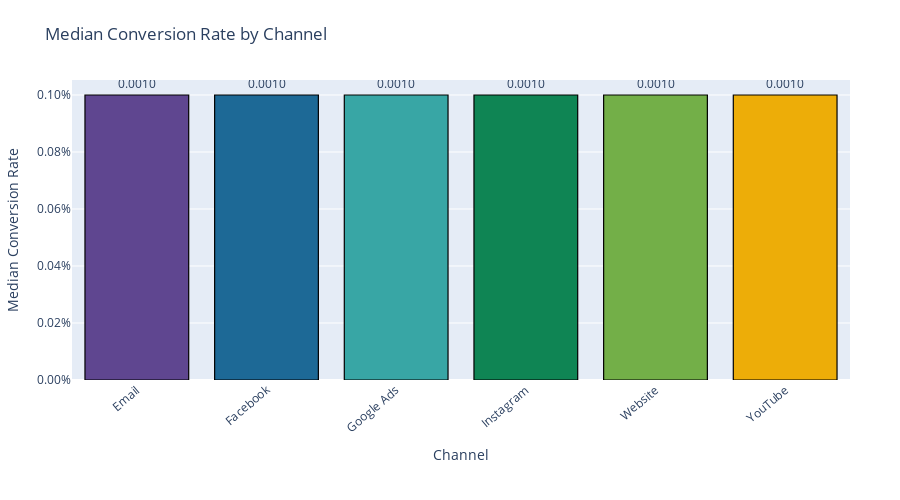

Here is the notebook cell this chart was saved with:
### Markdown cell above
## `B.Median Conversion Rate for Top Channels`

### Code cell
top_ch = channel_agg['channel_used'].tolist()
median_conv = (
    benchmarks[benchmarks['channel_used'].isin(top_ch)]
    .groupby('channel_used')['median_conversion_rate']
    .median()
    .reset_index()
    .sort_values('median_conversion_rate', ascending=False)
)

color_seq2 = px.colors.qualitative.Prism + px.colors.qualitative.Vivid

fig2 = px.bar(
    median_conv,
    x='channel_used',
    y='median_conversion_rate',
    text='median_conversion_rate',
    title='Median Conversion Rate by Channel',
    labels={'median_conversion_rate': 'Median Conversion Rate', 'channel_used': 'Channel'},
    color='channel_used',
    color_discrete_sequence=color_seq2
)

fig2.update_traces(
    texttemplate='%{text:.4f}',
    textposition='outside',
    marker_line_color='black',
    marker_line_width=1.2
)
fig2.update_layout(
    xaxis_tickangle=-40,
    margin=dict(t=80, b=120, l=50, r=50),
    yaxis_tickformat='.2%',
    yaxis_title='Median Conversion Rate',
    showlegend=False,
    height=500
)
fig2.show()

### Figure 1 — Plotly figure (JSON) as saved in the notebook; plotly's stock layout.template omitted (floating-point values rounded to 4 significant figures)
{"data": [{"hovertemplate": "Channel=%{x}<br>Median Conversion Rate=%{text}<extra></extra>", "legendgroup": "Email", "marker": {"color": "rgb(95, 70, 144)", "line": {"color": "black", "width": 1.2}, "pattern": {"shape": ""}}, "name": "Email", "orientation": "v", "showlegend": true, "text": [0.001], "textposition": "outside", "texttemplate": "%{text:.4f}", "type": "bar", "x": ["Email"], "xaxis": "x", "y": [0.001], "yaxis": "y"}, {"hovertemplate": "Channel=%{x}<br>Median Conversion Rate=%{text}<extra></extra>", "legendgroup": "Facebook", "marker": {"color": "rgb(29, 105, 150)", "line": {"color": "black", "width": 1.2}, "pattern": {"shape": ""}}, "name": "Facebook", "orientation": "v", "showlegend": true, "text": [0.001], "textposition": "outside", "texttemplate": "%{text:.4f}", "type": "bar", "x": ["Facebook"], "xaxis": "x", "y": [0.001], "yaxis": "y"}, {"hovertemplate": "Channel=%{x}<br>Median Conversion Rate=%{text}<extra></extra>", "legendgroup": "Google Ads", "marker": {"color": "rgb(56, 166, 165)", "line": {"color": "black", "width": 1.2}, "pattern": {"shape": ""}}, "name": "Google Ads", "orientation": "v", "showlegend": true, "text": [0.001], "textposition": "outside", "texttemplate": "%{text:.4f}", "type": "bar", "x": ["Google Ads"], "xaxis": "x", "y": [0.001], "yaxis": "y"}, {"hovertemplate": "Channel=%{x}<br>Median Conversion Rate=%{text}<extra></extra>", "legendgroup": "Instagram", "marker": {"color": "rgb(15, 133, 84)", "line": {"color": "black", "width": 1.2}, "pattern": {"shape": ""}}, "name": "Instagram", "orientation": "v", "showlegend": true, "text": [0.001], "textposition": "outside", "texttemplate": "%{text:.4f}", "type": "bar", "x": ["Instagram"], "xaxis": "x", "y": [0.001], "yaxis": "y"}, {"hovertemplate": "Channel=%{x}<br>Median Conversion Rate=%{text}<extra></extra>", "legendgroup": "Website", "marker": {"color": "rgb(115, 175, 72)", "line": {"color": "black", "width": 1.2}, "pattern": {"shape": ""}}, "name": "Website", "orientation": "v", "showlegend": true, "text": [0.001], "textposition": "outside", "texttemplate": "%{text:.4f}", "type": "bar", "x": ["Website"], "xaxis": "x", "y": [0.001], "yaxis": "y"}, {"hovertemplate": "Channel=%{x}<br>Median Conversion Rate=%{text}<extra></extra>", "legendgroup": "YouTube", "marker": {"color": "rgb(237, 173, 8)", "line": {"color": "black", "width": 1.2}, "pattern": {"shape": ""}}, "name": "YouTube", "orientation": "v", "showlegend": true, "text": [0.001], "textposition": "outside", "texttemplate": "%{text:.4f}", "type": "bar", "x": ["YouTube"], "xaxis": "x", "y": [0.001], "yaxis": "y"}], "layout": {"barmode": "relative", "height": 500, "legend": {"title": {"text": "Channel"}, "tracegroupgap": 0}, "margin": {"b": 120, "l": 50, "r": 50, "t": 80}, "showlegend": false, "title": {"text": "Median Conversion Rate by Channel"}, "xaxis": {"anchor": "y", "categoryarray": ["Email", "Facebook", "Google Ads", "Instagram", "Website", "YouTube"], "categoryorder": "array", "domain": [0, 1], "tickangle": -40, "title": {"text": "Channel"}}, "yaxis": {"anchor": "x", "domain": [0, 1], "tickformat": ".2%", "title": {"text": "Median Conversion Rate"}}}}
